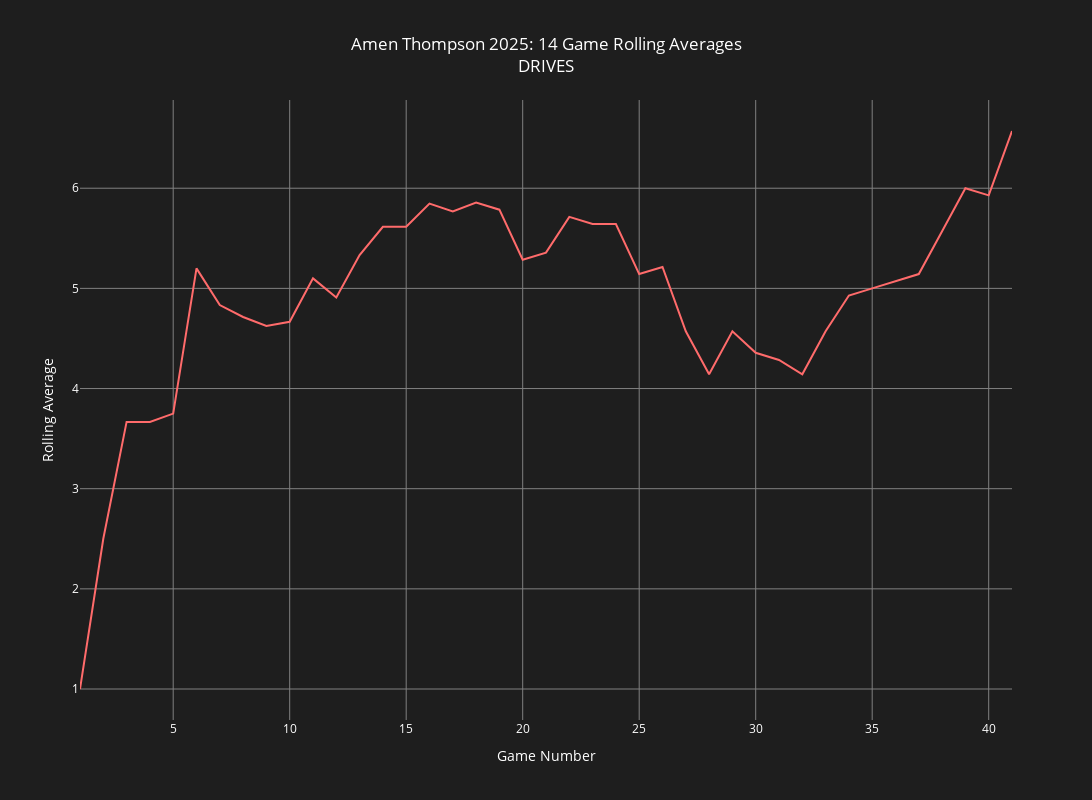

The notebook cell this image was saved under:
### Code cell
import pandas as pd
import numpy as np
import plotly.graph_objects as go

def category_rolling_averages(player_id, start_year, end_year, categories, rolling_window, selected_rate):
    """
    Create a Plotly visualization of a player's rolling averages for selected categories.
    
    Parameters:
    - player_id (int): The unique ID of the player to highlight.
    - start_year (int): Beginning of the year range.
    - end_year (int): End of the year range (inclusive).
    - categories (list): List of statistical categories to visualize.
    - rolling_window (int): Window size for the rolling average.
    - selected_rate (str): Rate of statistic ('Per 100' or 'Per Game').
    
    Returns:
    - Plotly Figure object.
    """
    # Fetch and combine data for the specified year range
    columns_to_read = ['POSS', 'GP', 'PLAYER_NAME', 'TEAM_ABBREVIATION', 'MIN', 'PLAYER_ID']
    columns_to_read.extend(categories)
    frames = []
    for year in range(start_year, end_year + 1):
        file_path = f'https://raw.githubusercontent.com/gabriel1200/player_sheets/refs/heads/master/game_report/year_files/{year}_games.csv'
        df = pd.read_csv(file_path,usecols=columns_to_read)
        df['year'] = year
        df['PLAYER_ID'] = df['PLAYER_ID'].astype(int)
        frames.append(df)
    data = pd.concat(frames)
    
    
    # Filter by player
    player_data = data[data['PLAYER_ID'] == player_id].reset_index(drop=True)
    name=player_data['PLAYER_NAME'].iloc[0]
    gamedays = [i for i in range(1, len(player_data) + 1)]
    player_data['gameday'] = gamedays
    
    # Apply rate conversion
    for cat in categories:
        if selected_rate == 'Per 100':
            player_data[cat] = 100 * player_data[cat] / player_data['POSS']
        elif selected_rate == 'Per Game':
            player_data[cat] = player_data[cat] / player_data['GP']
    
    # Compute rolling averages
    rolling_data = player_data[['gameday'] + categories].copy()
    for cat in categories:
        rolling_data[cat] = rolling_data[cat].rolling(window=rolling_window, min_periods=1).mean()
    
    # Plot data
    traces = []
    color_palette = ['#FF6B6B', '#4ECDC4', '#45B7D1', '#FDCB6E']
    
    for i, cat in enumerate(categories):
        traces.append(go.Scatter(
            x=rolling_data['gameday'],
            y=rolling_data[cat],
            mode='lines',
            name=cat,
            line=dict(color=color_palette[i % len(color_palette)], width=2),
            hovertemplate=f"<b>Game</b>: {{x}}<br><b>{cat} (Rolling Avg)</b>: {{y:.2f}}<extra></extra>"
        ))
    
    layout = go.Layout(
        title={
            'text': f'{name} {start_year}: {str(rolling_window)} Game Rolling Averages<br>'+categories[-1],
            'x': 0.5,
            'xanchor': 'center',
            'font': {'color': 'white'}
        },
        xaxis=dict(
            title='Game Number',
            titlefont=dict(color='white'),
            tickfont=dict(color='white'),
            gridcolor='gray',
            zerolinecolor='gray'
        ),
        yaxis=dict(
            title='Rolling Average',
            titlefont=dict(color='white'),
            tickfont=dict(color='white'),
            gridcolor='gray',
            zerolinecolor='gray'
        ),
        paper_bgcolor='#1e1e1e',  # Dark background
        plot_bgcolor='#1e1e1e',   # Dark background
        hovermode='x unified',
        width=1100,
        height=800,
        legend=dict(
            font=dict(color='white'),
            bgcolor='#1e1e1e',
            bordercolor='gray',
            borderwidth=1
        )
    )
    
    fig = go.Figure(data=traces, layout=layout)
    return fig

# Example usage
player_id =1641708
start_year = 2025
end_year = 2025
categories = [ 'DRIVES']
rolling_window = 14
selected_rate = 'AtRimFG'

fig = category_rolling_averages(player_id, start_year, end_year, categories, rolling_window, selected_rate)
fig.show()

### Figure 1 — Plotly figure (JSON) as saved in the notebook; plotly's stock layout.template omitted (floating-point values rounded to 4 significant figures)
{"data": [{"hovertemplate": "<b>Game</b>: {x}<br><b>DRIVES (Rolling Avg)</b>: {y:.2f}<extra></extra>", "line": {"color": "#FF6B6B", "width": 2}, "mode": "lines", "name": "DRIVES", "type": "scatter", "x": [1, 2, 3, 4, 5, 6, 7, 8, 9, 10, 11, 12, 13, 14, 15, 16, 17, 18, 19, 20, 21, 22, 23, 24, 25, 26, 27, 28, 29, 30, 31, 32, 33, 34, 35, 36, 37, 38, 39, 40, 41], "y": [1, 2.5, 3.667, 3.667, 3.75, 5.2, 4.833, 4.714, 4.625, 4.667, 5.1, 4.909, 5.333, 5.615, 5.615, 5.846, 5.769, 5.857, 5.786, 5.286, 5.357, 5.714, 5.643, 5.643, 5.143, 5.214, 4.571, 4.143, 4.571, 4.357, 4.286, 4.143, 4.571, 4.929, 5, 5.071, 5.143, 5.571, 6, 5.929, 6.571]}], "layout": {"height": 800, "hovermode": "x unified", "legend": {"bgcolor": "#1e1e1e", "bordercolor": "gray", "borderwidth": 1, "font": {"color": "white"}}, "paper_bgcolor": "#1e1e1e", "plot_bgcolor": "#1e1e1e", "title": {"font": {"color": "white"}, "text": "Amen Thompson 2025: 14 Game Rolling Averages<br>DRIVES", "x": 0.5, "xanchor": "center"}, "width": 1100, "xaxis": {"autorange": true, "gridcolor": "gray", "range": [1, 41], "tickfont": {"color": "white"}, "title": {"font": {"color": "white"}, "text": "Game Number"}, "type": "linear", "zerolinecolor": "gray"}, "yaxis": {"autorange": true, "gridcolor": "gray", "range": [0.6905, 6.881], "tickfont": {"color": "white"}, "title": {"font": {"color": "white"}, "text": "Rolling Average"}, "type": "linear", "zerolinecolor": "gray"}}}
